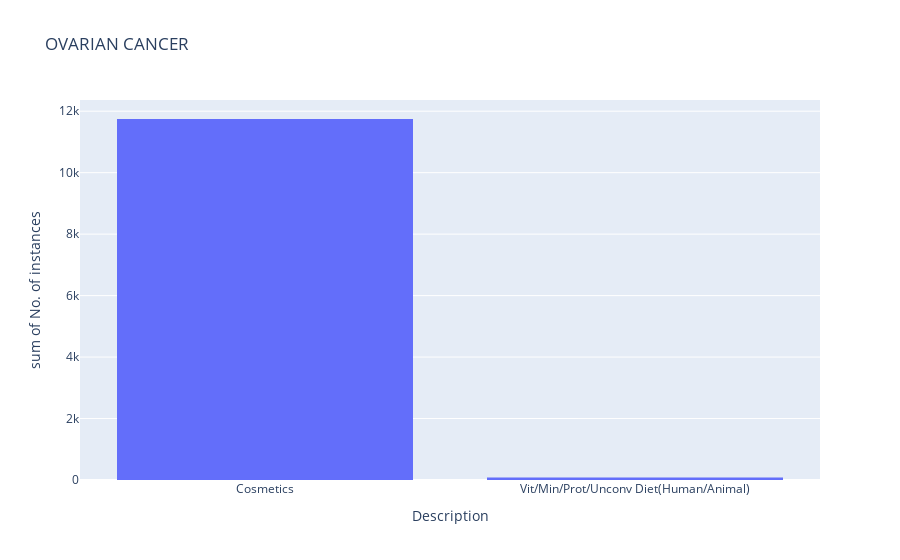
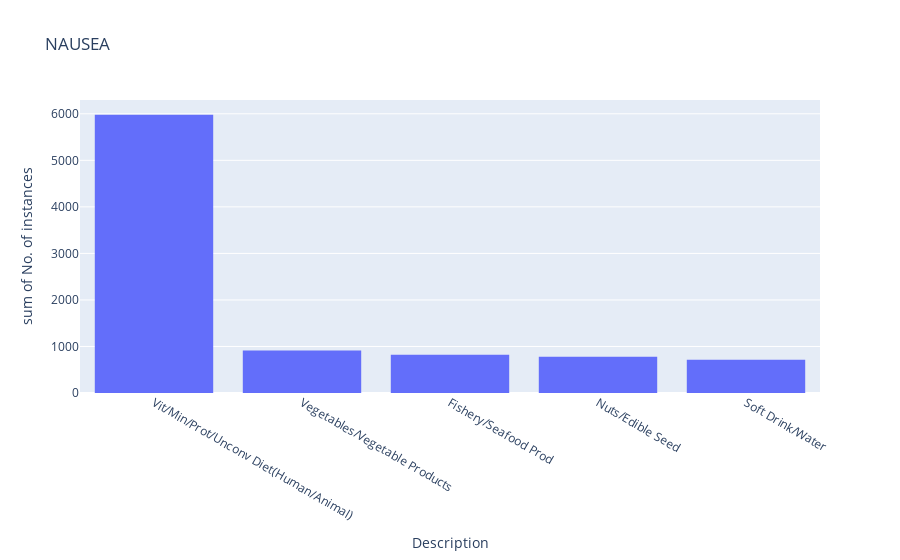
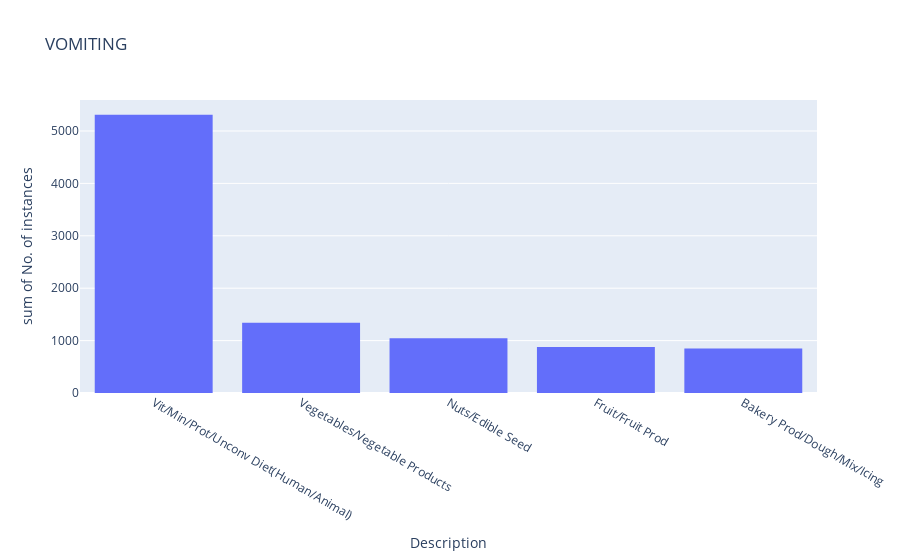
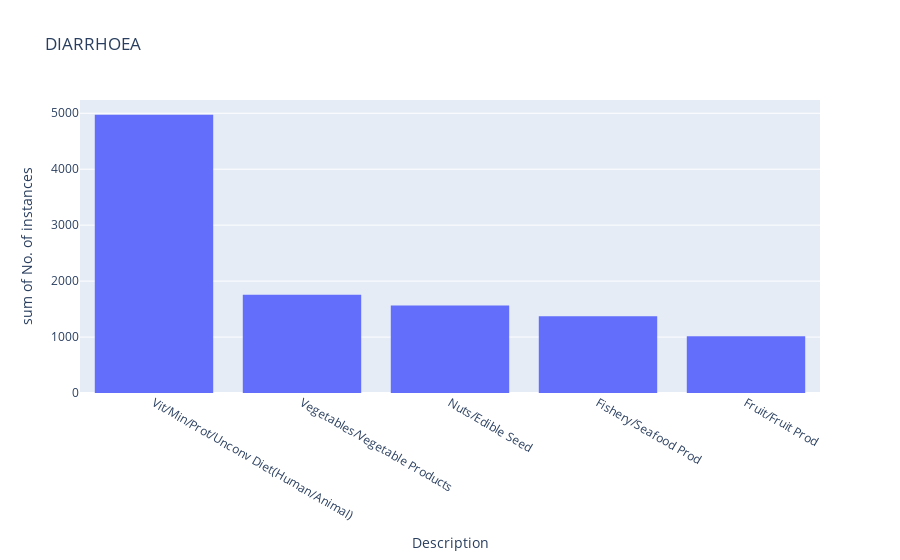

Notebook code cell kept with these figures, in order:
### Code cell
import plotly.express as px
for i in top_symp_top_descrip:
    des=top_symp_top_descrip[i]
    vals=top_symp_top_descrip_count[i]
    zipped_list=zip(des,vals)
    df = pd.DataFrame(zipped_list, columns = ['Description', 'No. of instances'])
    fig = px.histogram(df, x='Description', y='No. of instances',title=str(i))
    fig.show()

### Figure 1 — Plotly figure (JSON) as saved in the notebook; plotly's stock layout.template omitted (floating-point values rounded to 4 significant figures)
{"data": [{"alignmentgroup": "True", "bingroup": "x", "histfunc": "sum", "hovertemplate": "Description=%{x}<br>sum of No. of instances=%{y}<extra></extra>", "legendgroup": "", "marker": {"color": "#636efa", "pattern": {"shape": ""}}, "name": "", "offsetgroup": "", "orientation": "v", "showlegend": false, "type": "histogram", "x": ["Cosmetics", "Vit/Min/Prot/Unconv Diet(Human/Animal)"], "xaxis": "x", "y": [11746, 80], "yaxis": "y"}], "layout": {"barmode": "relative", "legend": {"tracegroupgap": 0}, "title": {"text": "OVARIAN CANCER"}, "xaxis": {"anchor": "y", "domain": [0, 1], "title": {"text": "Description"}}, "yaxis": {"anchor": "x", "domain": [0, 1], "title": {"text": "sum of No. of instances"}}}}

### Figure 2 — Plotly figure (JSON) as saved in the notebook; plotly's stock layout.template omitted (floating-point values rounded to 4 significant figures)
{"data": [{"alignmentgroup": "True", "bingroup": "x", "histfunc": "sum", "hovertemplate": "Description=%{x}<br>sum of No. of instances=%{y}<extra></extra>", "legendgroup": "", "marker": {"color": "#636efa", "pattern": {"shape": ""}}, "name": "", "offsetgroup": "", "orientation": "v", "showlegend": false, "type": "histogram", "x": ["Vit/Min/Prot/Unconv Diet(Human/Animal)", "Vegetables/Vegetable Products", "Fishery/Seafood Prod", "Nuts/Edible Seed", "Soft Drink/Water"], "xaxis": "x", "y": [5982, 913, 823, 781, 716], "yaxis": "y"}], "layout": {"barmode": "relative", "legend": {"tracegroupgap": 0}, "title": {"text": "NAUSEA"}, "xaxis": {"anchor": "y", "domain": [0, 1], "title": {"text": "Description"}}, "yaxis": {"anchor": "x", "domain": [0, 1], "title": {"text": "sum of No. of instances"}}}}

### Figure 3 — Plotly figure (JSON) as saved in the notebook; plotly's stock layout.template omitted (floating-point values rounded to 4 significant figures)
{"data": [{"alignmentgroup": "True", "bingroup": "x", "histfunc": "sum", "hovertemplate": "Description=%{x}<br>sum of No. of instances=%{y}<extra></extra>", "legendgroup": "", "marker": {"color": "#636efa", "pattern": {"shape": ""}}, "name": "", "offsetgroup": "", "orientation": "v", "showlegend": false, "type": "histogram", "x": ["Vit/Min/Prot/Unconv Diet(Human/Animal)", "Vegetables/Vegetable Products", "Nuts/Edible Seed", "Fruit/Fruit Prod", "Bakery Prod/Dough/Mix/Icing"], "xaxis": "x", "y": [5312, 1343, 1047, 879, 848], "yaxis": "y"}], "layout": {"barmode": "relative", "legend": {"tracegroupgap": 0}, "title": {"text": "VOMITING"}, "xaxis": {"anchor": "y", "domain": [0, 1], "title": {"text": "Description"}}, "yaxis": {"anchor": "x", "domain": [0, 1], "title": {"text": "sum of No. of instances"}}}}

### Figure 4 — Plotly figure (JSON) as saved in the notebook; plotly's stock layout.template omitted (floating-point values rounded to 4 significant figures)
{"data": [{"alignmentgroup": "True", "bingroup": "x", "histfunc": "sum", "hovertemplate": "Description=%{x}<br>sum of No. of instances=%{y}<extra></extra>", "legendgroup": "", "marker": {"color": "#636efa", "pattern": {"shape": ""}}, "name": "", "offsetgroup": "", "orientation": "v", "showlegend": false, "type": "histogram", "x": ["Vit/Min/Prot/Unconv Diet(Human/Animal)", "Vegetables/Vegetable Products", "Nuts/Edible Seed", "Fishery/Seafood Prod", "Fruit/Fruit Prod"], "xaxis": "x", "y": [4975, 1755, 1563, 1372, 1016], "yaxis": "y"}], "layout": {"barmode": "relative", "legend": {"tracegroupgap": 0}, "title": {"text": "DIARRHOEA"}, "xaxis": {"anchor": "y", "domain": [0, 1], "title": {"text": "Description"}}, "yaxis": {"anchor": "x", "domain": [0, 1], "title": {"text": "sum of No. of instances"}}}}
